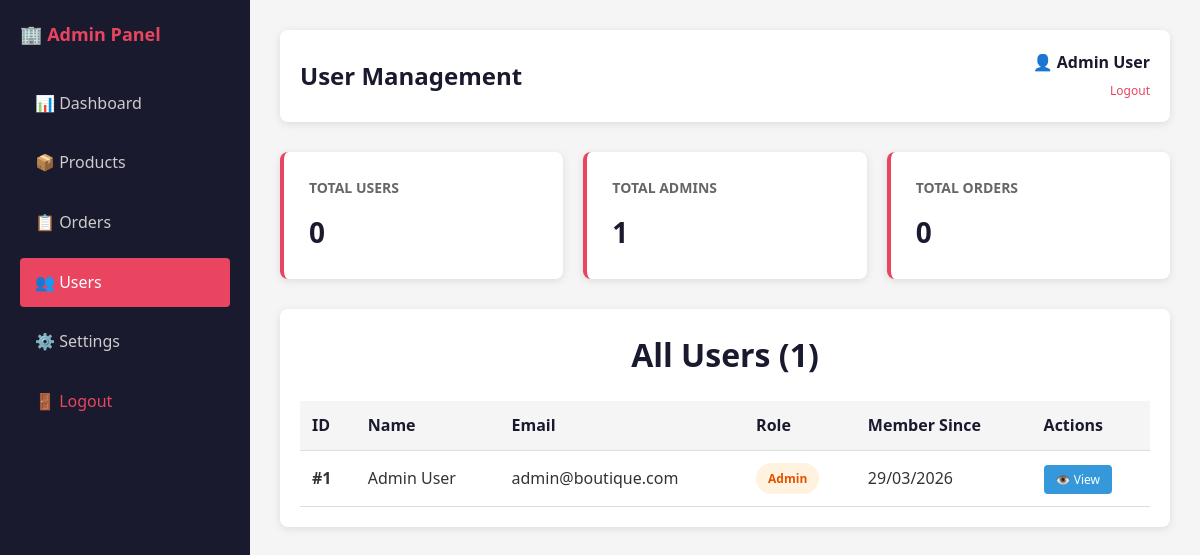
The page /admin/users.php (signed in) on the database its author committed.
### tables this page shows
CREATE TABLE `users` (
  `id` INT AUTO_INCREMENT PRIMARY KEY,
  `name` VARCHAR(100) NOT NULL,
  `email` VARCHAR(100) UNIQUE NOT NULL,
  `password` VARCHAR(255) NOT NULL,
  `phone` VARCHAR(20),
  `role` ENUM('user', 'admin') DEFAULT 'user',
  `created_at` TIMESTAMP DEFAULT CURRENT_TIMESTAMP,
  `updated_at` TIMESTAMP DEFAULT CURRENT_TIMESTAMP ON UPDATE CURRENT_TIMESTAMP,
  INDEX idx_email (email)
);

### auth.php (called while the page is built, shortened)
<?php
class Auth {
    public static function isLoggedIn() {
        return isset($_SESSION['user_id']);
    }
    public static function getCurrentUser() {
        if (self::isLoggedIn()) {
            return [
                'id' => $_SESSION['user_id'],
                'name' => $_SESSION['name'],
                'email' => $_SESSION['email'],
                'role' => $_SESSION['role']
            ];
        }
        return null;
    }
}
?>

### admin/users.php (the view, shortened to what this page needs)
<?php
require '../config.php';
require '../auth.php';
$user_detail = null;
$user_orders = [];
$users = [];
if (!isset($_GET['id'])) {
    $result = $conn->query("SELECT id, name, email, role, created_at FROM users ORDER BY created_at DESC");
    while ($user = $result->fetch_assoc()) {
        $users[] = $user;
    }
}
$stats = [];
$result = $conn->query("SELECT COUNT(*) as count FROM users WHERE role = 'user'");
$stats['total_users'] = $result->fetch_assoc()['count'];
$result = $conn->query("SELECT COUNT(*) as count FROM users WHERE role = 'admin'");
$stats['total_admins'] = $result->fetch_assoc()['count'];
$result = $conn->query("SELECT COUNT(*) as count FROM orders WHERE user_id IN (SELECT id FROM users WHERE role = 'user')");
$stats['total_orders'] = $result->fetch_assoc()['count'];
$current_user = Auth::getCurrentUser();
?>
<!DOCTYPE html>
<html lang="fr">
<head>
    <link rel="stylesheet" href="../assets/style.css">
</head>
<body>
<div class="admin-wrapper">
    <div class="admin-sidebar">
        <div class="sidebar-logo">🏢 Admin Panel</div>
        <ul class="sidebar-menu">
            <li><a href="dashboard.php">📊 Dashboard</a></li>
            <li><a href="products.php">📦 Products</a></li>
            <li><a href="orders.php">📋 Orders</a></li>
            <li><a href="users.php" class="active">👥 Users</a></li>
            <li><a href="settings.php">⚙️ Settings</a></li>
            <li><a href="../logout.php" style="color: #e94560;">🚪 Logout</a></li>
        </ul>
    </div>
    <div class="admin-main">
        <div class="admin-header">
            <h1>User Management</h1>
            <div class="admin-user">
                <div class="name">👤 <?php echo htmlspecialchars($current_user['name']); ?></div>
                <a href="../logout.php" class="logout">Logout</a>
            </div>
        </div>
        <?php if (isset($_GET['id']) && $user_detail): ?>
            <div class="back-link">
                <a href="users.php">← Back to Users</a>
            </div>
            <div class="user-detail-card">
                <h3>👤 User #<?php echo $user_detail['id']; ?></h3>
                <div class="detail-grid">
                    <div class="detail-row">
                        <label>Name</label>
                        <span><?php echo htmlspecialchars($user_detail['name']); ?></span>
                    </div>
                    <div class="detail-row">
                        <label>Email</label>
                        <span><?php echo htmlspecialchars($user_detail['email']); ?></span>
                    </div>
                    <div class="detail-row">
                        <label>Member Since</label>
                        <span><?php echo date('d/m/Y', strtotime($user_detail['created_at'])); ?></span>
                    </div>
                    <div class="detail-row">
                        <label>Role</label>
                        <form method="POST" class="role-form">
                            <input type="hidden" name="user_id" value="<?php echo $user_detail['id']; ?>">
                            <select name="new_role">
                                <option value="user" <?php echo $user_detail['role'] == 'user' ? 'selected' : ''; ?>>User</option>
                                <option value="admin" <?php echo $user_detail['role'] == 'admin' ? 'selected' : ''; ?>>Admin</option>
                            </select>
                            <button type="submit" name="change_role">Update</button>
                        </form>
                    </div>
                </div>
            </div>
            <div class="user-detail-card">
                <h3>📋 User Orders (<?php echo count($user_orders); ?>)</h3>
                <?php if (!empty($user_orders)): ?>
                    <div class="orders-section">
                        <table>
                            <thead>
                                <tr>
                                    <th>Order ID</th>
                                    <th>Total</th>
                                    <th>Status</th>
                                    <th>Date</th>
                                    <th>Action</th>
                                </tr>
                            </thead>
                            <tbody>
                                <?php foreach ($user_orders as $order): ?>
                                <tr>
                                    <td><strong>#<?php echo $order['id']; ?></strong></td>
                                    <td>MAD <?php echo number_format($order['total'], 2); ?></td>
                                    <td>
                                        <span class="badge badge-<?php echo strtolower($order['status']); ?>">
                                            <?php echo ucfirst($order['status']); ?>
                                        </span>
                                    </td>
                                    <td><?php echo date('d/m/Y H:i', strtotime($order['created_at'])); ?></td>
                                    <td><a href="orders.php?id=<?php echo $order['id']; ?>" class="btn-view">View</a></td>
                                </tr>
                                <?php endforeach; ?>
                            </tbody>
                        </table>
                    </div>
                <?php else: ?>
                    <p class="no-orders">This user has no orders yet</p>
                <?php endif; ?>
            </div>
        <?php else: ?>
            <div class="stats-grid">
                <div class="stat-card">
                    <h3>Total Users</h3>
                    <div class="value"><?php echo $stats['total_users']; ?></div>
                </div>
                <div class="stat-card">
                    <h3>Total Admins</h3>
                    <div class="value"><?php echo $stats['total_admins']; ?></div>
                </div>
                <div class="stat-card">
                    <h3>Total Orders</h3>
                    <div class="value"><?php echo $stats['total_orders']; ?></div>
                </div>
            </div>
            <div class="users-table">
                <h2>All Users (<?php echo count($users); ?>)</h2>
                <?php if (!empty($users)): ?>
                    <table>
                        <thead>
                            <tr>
                                <th>ID</th>
                                <th>Name</th>
                                <th>Email</th>
                                <th>Role</th>
                                <th>Member Since</th>
                                <th>Actions</th>
                            </tr>
                        </thead>
                        <tbody>
                            <?php foreach ($users as $user): ?>
                            <tr>
                                <td><strong>#<?php echo $user['id']; ?></strong></td>
                                <td><?php echo htmlspecialchars($user['name']); ?></td>
                                <td><?php echo htmlspecialchars($user['email']); ?></td>
                                <td>
                                    <span class="badge badge-<?php echo strtolower($user['role']); ?>">
                                        <?php echo ucfirst($user['role']); ?>
                                    </span>
                                </td>
                                <td><?php echo date('d/m/Y', strtotime($user['created_at'])); ?></td>
                                <td>
                                    <a href="users.php?id=<?php echo $user['id']; ?>" class="btn-view">👁️ View</a>
                                </td>
                            </tr>
                            <?php endforeach; ?>
                        </tbody>
                    </table>
                <?php else: ?>
                    <p style="color: #999; text-align: center; padding: 20px;">No users found</p>
                <?php endif; ?>
            </div>
        <?php endif; ?>
    </div>
</div>
</body>
</html>

### assets/style.css (style rules this page uses)
* { margin: 0; padding: 0; box-sizing: border-box; }
html, body { width: 100%; height: 100%; overflow-x: hidden; }
body { font-family: 'Segoe UI', Tahoma, Geneva, Verdana, sans-serif; background: #f8f8f8; color: #333; line-height: 1.6; }
h1 { text-align: center; margin-bottom: 2rem; color: #1a1a2e; font-size: 2.5rem; }
h2 { text-align: center; margin-bottom: 2rem; color: #1a1a2e; font-size: 2rem; }
h3 { color: #1a1a2e; margin-bottom: 1rem; }

### admin/users.php (style rules this page uses)
body { background: #f5f5f5; }
.admin-wrapper { display: flex; min-height: 100vh; }
.admin-sidebar { width: 250px; background: #1a1a2e; color: white; padding: 20px; position: fixed; height: 100vh; overflow-y: auto; }
.admin-main { margin-left: 250px; flex: 1; padding: 30px; }
.admin-header { background: white; padding: 20px; border-radius: 8px; margin-bottom: 30px; display: flex; justify-content: space-between; align-items: center; box-shadow: 0 2px 8px rgba(0,0,0,0.1); }
.admin-header h1 { margin: 0; font-size: 24px; color: #1a1a2e; }
.admin-user { text-align: right; }
.admin-user .name { font-weight: 600; color: #1a1a2e; }
.admin-user .logout { color: #e94560; text-decoration: none; margin-top: 5px; display: inline-block; font-size: 12px; }
.sidebar-menu { list-style: none; padding: 0; margin: 20px 0; }
.sidebar-menu li { margin-bottom: 10px; }
.sidebar-menu a { color: #ccc; text-decoration: none; padding: 12px 15px; display: block; border-radius: 4px; transition: all 0.3s; }
.sidebar-menu a:hover, .sidebar-menu a.active { background: #e94560; color: white; }
.sidebar-logo { font-size: 18px; font-weight: 700; margin-bottom: 30px; color: #e94560; }
.stats-grid { display: grid; grid-template-columns: repeat(auto-fit, minmax(200px, 1fr)); gap: 20px; margin-bottom: 30px; }
.stat-card { background: white; padding: 25px; border-radius: 8px; box-shadow: 0 2px 8px rgba(0,0,0,0.1); border-left: 4px solid #e94560; }
.stat-card h3 { margin: 0 0 10px 0; color: #666; font-size: 14px; text-transform: uppercase; }
.stat-card .value { font-size: 28px; font-weight: 700; color: #1a1a2e; }
.users-table { background: white; padding: 20px; border-radius: 8px; box-shadow: 0 2px 8px rgba(0,0,0,0.1); margin-bottom: 30px; }
.users-table h2 { margin: 0 0 20px 0; color: #1a1a2e; }
table { width: 100%; border-collapse: collapse; }
table th, table td { padding: 12px; text-align: left; border-bottom: 1px solid #ddd; }
table th { background: #f5f5f5; font-weight: 600; color: #1a1a2e; }
.badge { display: inline-block; padding: 6px 12px; border-radius: 20px; font-size: 12px; font-weight: 600; }
.badge-admin { background: #fff3e0; color: #e65100; }
.btn-view { background: #3498db; color: white; padding: 6px 12px; text-decoration: none; border-radius: 4px; font-size: 12px; }

### rows shown on the page
users: name "Admin User", id "1", email "admin@boutique.com", role "Admin", created_at "29/03/2026"

### other values the page prints
$stats['total_users'] "0"
$stats['total_admins'] "1"
$stats['total_orders'] "0"
count($users) "1"
